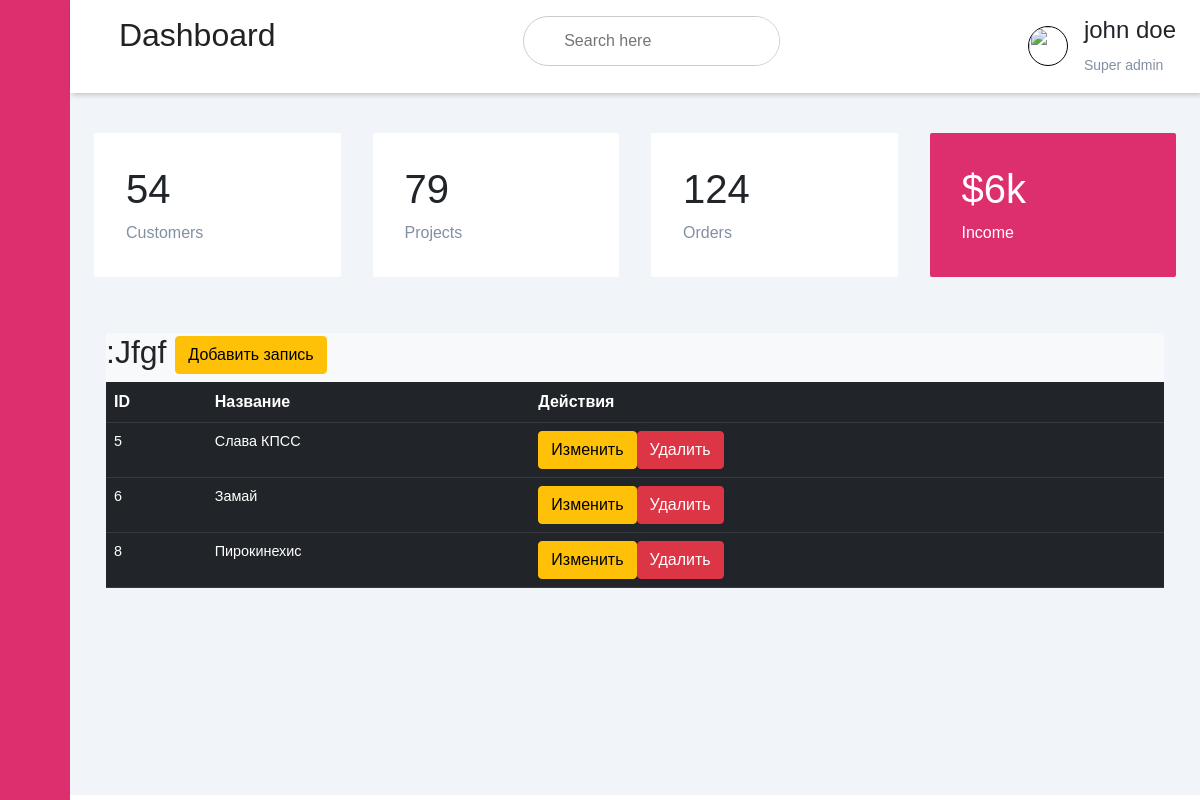
/edit/categories/2, run on the app's committed database.
### app/models.py (models this page shows)
class Category(db.Model):  #
    __tablename__ = 'categories'
    id = Column(Integer(), primary_key=True)
    name = Column(String(250), nullable=False, unique=True)

class Record(db.Model):
    __tablename__ = 'records'
    id = Column(Integer(), primary_key=True)
    name = Column(String(250), nullable=False, unique=True)
    photo = Column(BLOB)
    description = Column(TEXT)
    text = Column(TEXT)
    category_id = Column(Integer(), db.ForeignKey('categories.id'))
    created_at = Column(DateTime(), default=datetime.utcnow())

### app/editor_bp/routes/category_routes.py (the view)
@blueprint.route('/categories/<id>', methods=['GET', 'POST'])
def category(id):
    records = Record.query.filter_by(category_id=id).all()
    category_name = Category.query.filter_by(id=id).first().name
    return render_template('editor_bp/category.html', records=records, category_name=category_name)

### app/editor_bp/templates/editor_bp/category.html (shortened to what this page needs)
{% extends 'base_edit_template.html' %}
{% block head %}
<link rel="stylesheet" href="{{url_for('admin.static', filename = 'css/bootstrap.min.css')}}">
{% endblock %}
{%block sidebar_menu%}
<div class="sidebar">
    <div class="sidebar-brand">
        <h2> <span>Админ панель</span></h2>
    </div>
    <div class="sidebar-menu">
        <ul>
            <li>
                <a href="{{url_for('editor.add_record')}}"><span class="las la-igloo"></span><span>Записи</span></a>
            </li>
            <li>
                <a href="{{url_for('editor.show_categories')}}"><span class="las la-users"></span><span>Категории</span></a>
            </li>
            <li>
                <a href=""><span class="las la-clipboard-list"></span><span>Меню</span></a>
            </li>
            <li>
                <a href=""><span class="las la-shopping-bag"></span><span>Быстрый доступ</span></a>
            </li>
            <li>
                <a href=""><span class="las la-receipt"></span><span>Партнеры</span></a>
            </li>
            <li>
                <a href=""><span class="las la-user-circle"></span><span>Правая панель</span></a>
            </li>
            <li>
                <a href=""><span class="las la-clipboard-list"></span><span>Метрики</span></a>
            </li>
        </ul>
    </div>
</div>
{%endblock%}
{% block header %}
{% include 'header.html' %}
{% endblock %}
{% block content %}
<div class="container">
    <div class="row">
        <div class="col md-12">
            <div class="bg-light p3">
                <h2>{{category_name}}
                    <a href="{{url_for('editor.add_record')}}" class="btn btn-warning btn-xs">Добавить запись</a>
                </h2>
                <table class="table table-hover table-dark">
                    <tr>
                        <th>ID</th>
                        <th>Название</th>
                        <th>Действия</th>
                    </tr>
                    {% for row in records %}
                    <tr>
                        <td>{{ row.id }}</td>
                        <td>{{ row.name }}</td>
                        <td>
                            <a href="{{url_for('editor.record', id=row.id)}}"
                               class="btn btn-warning btn-xs">Изменить</a>
                            <a href="{{url_for('editor.delete_record', id=row.id)}}" class="btn btn-danger btn-xs"
                               onclick="return confirm('Вы хотите удалить? ?')">Удалить</a>
                        </td>
                    </tr>
                    {% endfor%}
                </table>
            </div>
        </div>
    </div>
</div>
{% endblock %}

### app/editor_bp/static/css/style.css (style rules this page uses)
:root { --main-color: #dd2f6e; --color-dark: #1d2231; --text-grey: #8390a2; }
* { padding: 0; margin: 0; box-sizing: border-box; list-style-type: none; text-decoration: none; font-family: 'Poppins', sans-serif; }
.sidebar { width: 345px; position: fixed; left: 0; top: 0; height: 100%; background: #dd2f6e; z-index: 100; transition: width 300ms; }
.sidebar-brand { height: 90px; padding: 1rem 0rem 1rem 2rem; color: #fff; }
.sidebar-menu { margin-top: 1rem; }
.sidebar-menu li { width: 100%; margin-bottom: 1.7rem; padding-left: 1rem; }
.sidebar-menu a { padding-left: 1rem; display: block; color: #fff; font-size: 1.1rem; }
.sidebar-menu a span:first-child { font-size: 1.5rem; padding-right: 1rem; }
table { border-collapse: collapse; }
td { padding: .5rem 1rem; font-size: 0.9rem; color: #fff; }
tr td:last-child { display: flex; align-items: center; }
body { font: 14px/21px "Lucida Sans", "Lucida Grande", "Lucida Sans Unicode", sans-serif; }
table tr td { color: #fff; }
@media only screen and (max-width: 1200px) { .sidebar { width: 70px; } }
@media only screen and (max-width: 1200px) { .sidebar .sidebar-brand, .sidebar li { padding-left: 1rem; text-align: center; } }
@media only screen and (max-width: 1200px) { .sidebar li a { padding-left: 0rem; } }

### data on the page
Category: name ":Jfgf"
Record: id "5", name "Слава КПСС"
Record: id "6", name "Замай"
Record: id "8", name "Пирокинехис"
